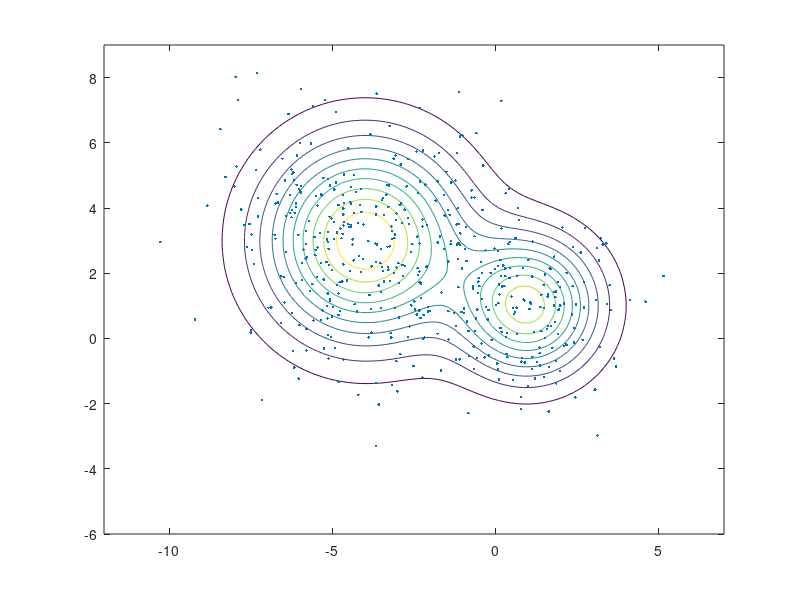

The MATLAB source for this figure:
%% Define distribution
mu = {[1, 1], [-4, 3]};
Sigma = {2*eye(2), 4*eye(2)};
pi_k = [0.3, 0.7];
K = 2;

%% Plot distribution
[X, Y] = meshgrid(linspace(-12, 7, 100), linspace(-6, 9, 100));
XY = [X(:), Y(:)];
Z = zeros(size(X));
for k = 1:K
  Z(:) = Z(:) + pi_k(k) * mvnpdf(XY, mu{k}, Sigma{k});
end % for
contour(X, Y, Z)

%% Sample from distribution
N = 500;
samples = NaN(N, 2);
for n = 1:N
  %samples(n, :) = NaN; % XXX: ACTUALLY DRAW A SAMPLE HERE!!!
  % First sample based on pi_k, then on the gaussians
  a = 0;
  b = 1;
  r = (b-a).*rand + a;
  if r<0.3
      index = 1;
  else
      index = 2;
  end
  samples(n, :) = (sqrt(Sigma{index})*randn(2,1)+mu{index}')';
  % WRONG
end % for
hold on
plot(samples(:, 1), samples(:, 2), '.');
hold off

